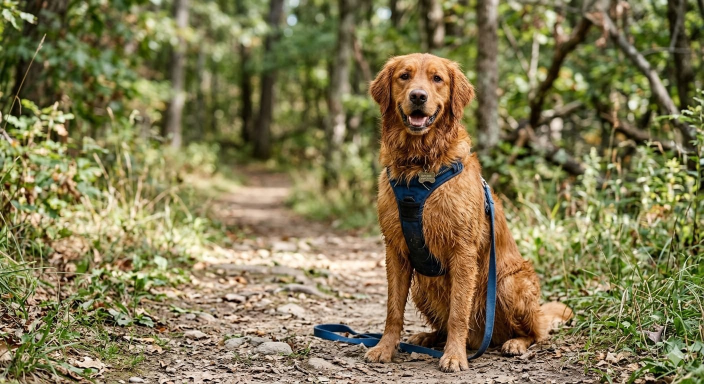
#> input picture samples/fake/alpha-dog.jpg, 1408 x 768 px (shown at 1/2 size)
$ python -i detector.py   (imports and definitions only)
#> lines starting #> are read from the running program, lines starting #| are printed output that depends on the picture
#> further down, picture is the input picture: PIL image 1408x768 RGB; mean R, G, B 129.3, 120.9, 81.2
"""Classical deepfake / AI-image detector.

Seven independent signals, no learned models. Each returns a score in
[0, 1] where higher = more synthetic-looking.

Original signals:
  fft_score         - radial power-spectrum residual (upsampler artifacts)
  ela_score         - JPEG re-save error coefficient of variation
  benford_score     - chi-squared distance from Benford on DCT first digits

Advanced signals:
  cfa_score         - absence of Bayer / color-filter-array demosaicing trace
  wavelet_score     - kurtosis anomaly in Haar DWT detail sub-bands
  jpeg_ghost_score  - block-wise minimum-error quality inconsistency (Farid 2009)
  noise_score       - autocorrelation of high-pass residual at unit lags
"""

from __future__ import annotations

import io
import numpy as np
from PIL import Image


# --------------------------------------------------------------------------- #
# helpers
# --------------------------------------------------------------------------- #


def _grayscale(img: Image.Image) -> np.ndarray:
    return np.asarray(img.convert("L"), dtype=np.float32)


def _center_square(a: np.ndarray) -> np.ndarray:
    h, w = a.shape
#> h = 768; w = 1408
    s = min(h, w)
#> s = 768
    return a[(h - s) // 2 : (h - s) // 2 + s, (w - s) // 2 : (w - s) // 2 + s]
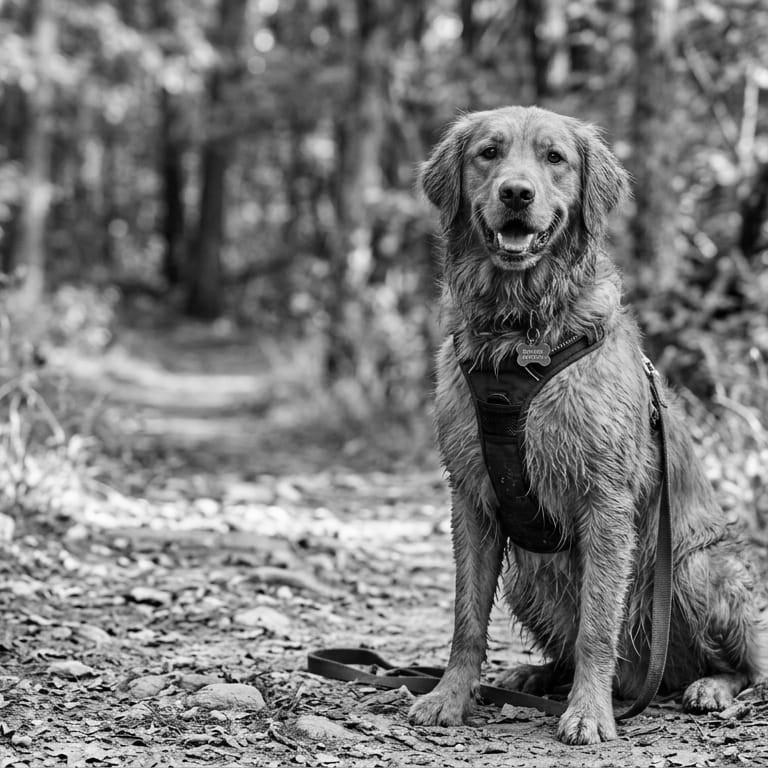
#> returned value: shape (768, 768) float32; min 0, max 254, mean 120.9


def _dct_matrix(n: int) -> np.ndarray:
    k = np.arange(n).reshape(-1, 1)
    j = np.arange(n).reshape(1, -1)
    m = np.cos(np.pi * (2 * j + 1) * k / (2 * n))
    m[0, :] *= 1.0 / np.sqrt(n)
    m[1:, :] *= np.sqrt(2.0 / n)
    return m


_DCT8 = _dct_matrix(8)


def _haar_dwt(g: np.ndarray) -> tuple[np.ndarray, np.ndarray, np.ndarray, np.ndarray]:
    h, w = g.shape
    h, w = h - h % 2, w - w % 2
    g = g[:h, :w]
    a, b = g[0::2, 0::2], g[0::2, 1::2]
    c, d = g[1::2, 0::2], g[1::2, 1::2]
    return ((a + b + c + d) / 2.0,   # LL
            (a + b - c - d) / 2.0,   # LH
            (a - b + c - d) / 2.0,   # HL
            (a - b - c + d) / 2.0)   # HH


# --------------------------------------------------------------------------- #
# original signals
# --------------------------------------------------------------------------- #


def fft_score(img: Image.Image) -> float:
    g = _center_square(_grayscale(img))
    s = g.shape[0]
#> s = 768
    if s < 32:
        return 0.5

    spectrum = np.log1p(np.abs(np.fft.fftshift(np.fft.fft2(g))))
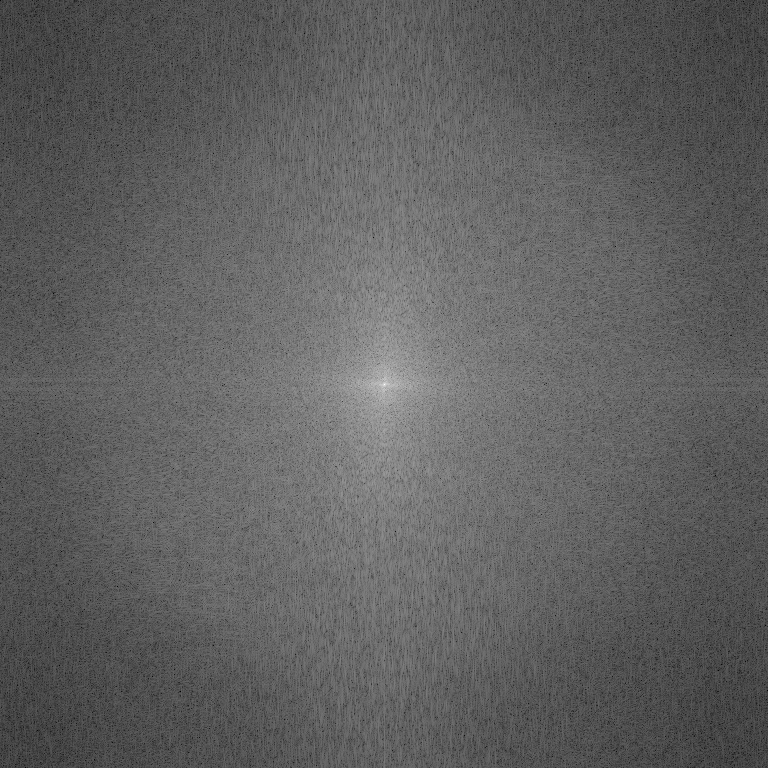
#> spectrum: shape (768, 768) float64; min 2.75, max 18.08, mean 8.55; drawn with min black and max white
    cy = cx = s // 2
#> cy = 384; cx = 384
    y, x = np.indices((s, s))
    r = np.hypot(x - cx, y - cy).astype(np.int32)
    radial = np.bincount(r.ravel(), spectrum.ravel()) / np.maximum(np.bincount(r.ravel()), 1)
#> radial = 544 values, max 18.08 at index 0, min 3.33 at index 543, mean 8.88

    hi = radial[len(radial) // 2 :]
#> hi = 272 values, max 8.83 at index 0, min 3.33 at index 271, mean 7.55
    rr = np.log1p(np.arange(len(hi)))
#> rr = 272 values from 0 to 5.61
    trend = np.polyval(np.polyfit(rr, hi, 1), rr)
#> trend = 272 values, max 10.44 at index 0, min 6.94 at index 271, mean 7.55
    residual = hi - trend
#> residual = 272 values, max 0.329 at index 103, min -3.6 at index 271, mean -2.68e-15
    score = float(np.std(residual) / (np.std(hi) + 1e-8))
#> score = 0.487
    return float(np.clip(score, 0.0, 1.0))


def ela_map(img: Image.Image, quality: int = 90) -> np.ndarray:
    """Per-pixel Error Level Analysis field, ``(H, W, 3)`` float32.

    The absolute difference between the image and a re-save at ``quality``.
    Regions with a different compression history light up. :func:`ela_score`
    collapses this to one number; :mod:`explain` renders it as a heatmap.
    """
#> called with quality = 90
    rgb = img.convert("RGB")
    buf = io.BytesIO()
    rgb.save(buf, "JPEG", quality=quality)
    buf.seek(0)
    resaved = Image.open(buf)
    return np.abs(np.asarray(rgb, dtype=np.float32) - np.asarray(resaved, dtype=np.float32))
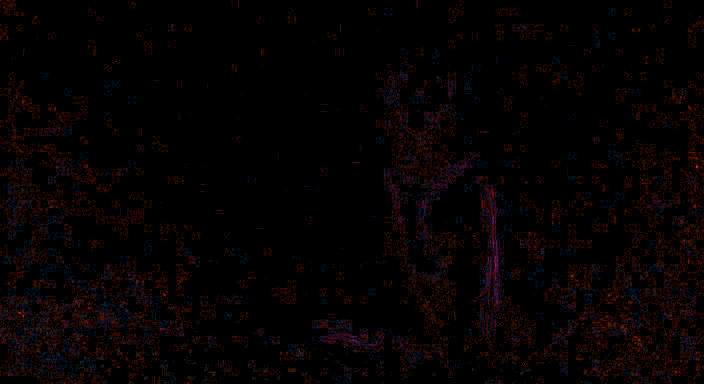
#> returned value: shape (768, 1408, 3) float32 (shown at 1/2 size); mean of channels 0, 1, 2 0.0838, 0.0851, 0.237; drawn with min black and max white


def ela_score(img: Image.Image, quality: int = 90) -> float:
    diff = ela_map(img, quality=quality)
    mean = float(diff.mean())
#> mean = 0.135
    std = float(diff.std())
#> std = 0.464
    return std / (mean + std + 1e-6)


def benford_score(img: Image.Image) -> float:
    g = _grayscale(img)
    h, w = g.shape
#> h = 768; w = 1408
    h8, w8 = h - h % 8, w - w % 8
#> h8 = 768; w8 = 1408
    if h8 == 0 or w8 == 0:
        return 0.5
    g = g[:h8, :w8] - 128.0

    blocks = g.reshape(h8 // 8, 8, w8 // 8, 8).swapaxes(1, 2)
    coeffs = _DCT8 @ blocks @ _DCT8.T

    ac = np.abs(coeffs.reshape(-1, 64)[:, 1:]).ravel()
    ac = ac[ac >= 1.0]
    if ac.size == 0:
        return 0.5

    first = (ac / 10.0 ** np.floor(np.log10(ac))).astype(np.int32)
    observed = np.bincount(first, minlength=10)[1:10].astype(np.float64)
#> observed = [81300, 40340, 25019, 16850, 18116, 16894, 9060, 14177, 13124]
    observed /= observed.sum()
#> observed = [0.346, 0.172, 0.107, 0.0717, 0.0771, 0.0719, 0.0386, 0.0604, 0.0559]
    expected = np.log10(1.0 + 1.0 / np.arange(1, 10))
    chi2 = float(((observed - expected) ** 2 / expected).sum())
#> chi2 = 0.0269
    return float(np.clip(chi2 / 0.5, 0.0, 1.0))


# --------------------------------------------------------------------------- #
# advanced signals
# --------------------------------------------------------------------------- #


def cfa_score(img: Image.Image) -> float:
    """CFA / Bayer demosaicing trace.

    Camera images are demosaiced from a single-sensor Bayer pattern, which
    leaves a 2x2 periodic structure in the prediction residual: pixels in
    different positions of each 2x2 sub-grid have systematically different
    variance. Synthetic images, having never been demosaiced, show roughly
    uniform variance across the four sub-grids. Score = exp(-3 * mean
    coefficient-of-variation across channels) — uniform sub-grid variance
    pushes the score toward 1 (synthetic).
    """
    rgb = np.asarray(img.convert("RGB"), dtype=np.float32)
    h, w, _ = rgb.shape
#> h = 768; w = 1408
    if h < 16 or w < 16:
        return 0.5
    h, w = h - h % 2, w - w % 2
    rgb = rgb[:h, :w]

    asyms = []
    for c in range(3):
        ch = rgb[:, :, c]
        pred = (ch[:-2, 1:-1] + ch[2:, 1:-1] + ch[1:-1, :-2] + ch[1:-1, 2:]) / 4.0
        res = ch[1:-1, 1:-1] - pred
        h2, w2 = res.shape
        h2, w2 = h2 - h2 % 2, w2 - w2 % 2
        res = res[:h2, :w2]
        v = np.array([
            res[0::2, 0::2].var(),
            res[0::2, 1::2].var(),
            res[1::2, 0::2].var(),
            res[1::2, 1::2].var(),
        ])
        asyms.append(v.std() / (v.mean() + 1e-8))
#> this loop made 3 passes
#> v on passes 1 to 3: [71.26, 72.09, 76.39, 75.69], [71.05, 71.87, 76.15, 75.42], [69.94, 70.79, 75.04, 74.32]
#> pass 1, in cfa_score, `res = ch[1:-1, 1:-1] - pred`:
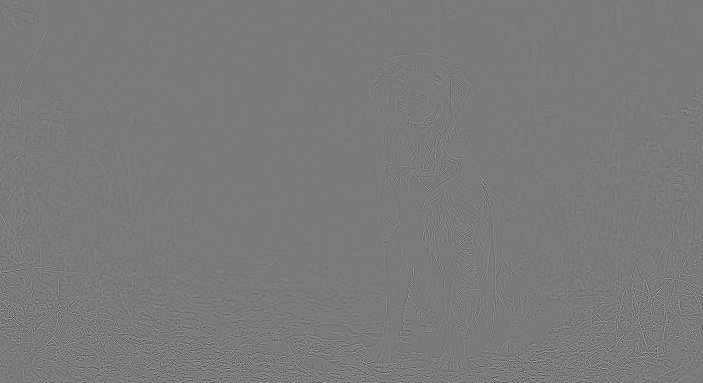
#> res: shape (766, 1406) float32 (shown at 1/2 size); min -95.25, max 102.5, mean 0; drawn with min black and max white
#> after the loop, asyms = [0.03, 0.0299, 0.0302]
    return float(np.clip(np.exp(-3.0 * float(np.mean(asyms))), 0.0, 1.0))


def wavelet_score(img: Image.Image) -> float:
    """Haar-DWT detail-band kurtosis anomaly.

    Natural-image wavelet detail coefficients are heavy-tailed: kurtosis in
    LH/HL/HH typically lands in 8-30 (Mallat, Field). Synthetic images
    often have less heavy tails, with kurtosis closer to Gaussian (3).
    Score maps low average kurtosis to high synthetic-likelihood.
    """
    g = _grayscale(img)
    if min(g.shape) < 16:
        return 0.5
    _, lh, hl, hh = _haar_dwt(g)
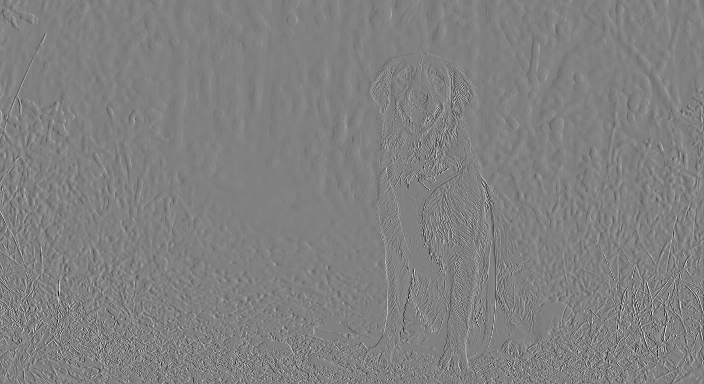
#> hl: shape (384, 704) float32; min -158.5, max 155.5, mean 0; drawn with min black and max white
    kurts = []
    for band in (lh, hl, hh):
        b = band.ravel() - band.mean()
        std = b.std() + 1e-8
        kurts.append((b ** 4).mean() / std ** 4)
#> this loop made 3 passes
#> std on passes 1 to 3: 17.57, 14.56, 6.09
#> after the loop, kurts = [14.96, 11.9, 21.45]
    avg_kurt = float(np.mean(kurts))
#> avg_kurt = 16.1
    return float(np.clip(1.0 - (avg_kurt - 3.0) / 20.0, 0.0, 1.0))


JPEG_GHOST_QUALITIES = (60, 70, 80, 90)


def jpeg_ghost_field(
    img: Image.Image,
    qualities: tuple[int, ...] = JPEG_GHOST_QUALITIES,
    block: int = 16,
) -> np.ndarray | None:
    """Per-block best-fit-quality index field (Farid 2009), or None if too small.

    Shape ``(H//block, W//block)``; each cell holds the *index into*
    ``qualities`` whose re-encoding minimises that block's squared error.
    :func:`jpeg_ghost_score` reduces this to its spatial standard deviation;
    :mod:`explain` renders the field itself, which is where the forensic
    information actually lives.
    """
#> called with qualities = (60, 70, 80, 90), block = 16
    rgb = np.asarray(img.convert("RGB"), dtype=np.float32)
    h, w, _ = rgb.shape
#> h = 768; w = 1408
    h, w = h - h % block, w - w % block
    if h < block * 2 or w < block * 2:
        return None
    rgb = rgb[:h, :w]

    errors = []
    for q in qualities:
        buf = io.BytesIO()
        Image.fromarray(rgb.astype(np.uint8)).save(buf, "JPEG", quality=q)
        buf.seek(0)
        re = np.asarray(Image.open(buf), dtype=np.float32)
        diff = (rgb - re) ** 2
        err = diff.reshape(h // block, block, w // block, block, 3).mean(axis=(1, 3, 4))
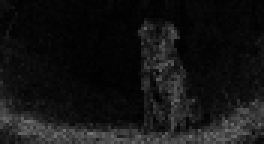
#> err: shape (48, 88) float32 (shown 3 times larger); min 0.975, max 118.5, mean 20.3
        errors.append(err)
    return np.stack(errors, axis=0).argmin(axis=0).astype(np.float32)
#> returned value: shape (48, 88) float32; every value is 3


def jpeg_ghost_score(
    img: Image.Image,
    qualities: tuple[int, ...] = JPEG_GHOST_QUALITIES,
    block: int = 16,
) -> float:
    """JPEG ghost (Farid 2009): re-encode at multiple qualities, measure
    spatial inconsistency in which quality minimizes block error.

    A single-source image: the quality-of-best-fit field is roughly
    constant across blocks. A spliced or generated image: different blocks
    pick different qualities, so the index field has high spatial variance.
    """
    min_q_idx = jpeg_ghost_field(img, qualities=qualities, block=block)
    if min_q_idx is None:
        return 0.5
    max_std = (len(qualities) - 1) / 2.0
#> max_std = 1.5
    return float(np.clip(min_q_idx.std() / max(max_std, 1e-8), 0.0, 1.0))


def noise_score(img: Image.Image) -> float:
    """High-pass residual autocorrelation at unit lags.

    Sensor noise that survives a real ISP is approximately spatially
    uncorrelated. Synthetic-image residuals from upsampler stacks often
    carry pixel-to-pixel correlation. Compute residual = image - 3x3 mean,
    then average |r(1,0)|, |r(0,1)|, |r(1,1)|.
    """
    g = _grayscale(img)
    h, w = g.shape
#> h = 768; w = 1408
    if min(h, w) < 16:
        return 0.5

    blur = (g[:-2, :-2] + g[:-2, 1:-1] + g[:-2, 2:] +
            g[1:-1, :-2] + g[1:-1, 1:-1] + g[1:-1, 2:] +
            g[2:, :-2] + g[2:, 1:-1] + g[2:, 2:]) / 9.0
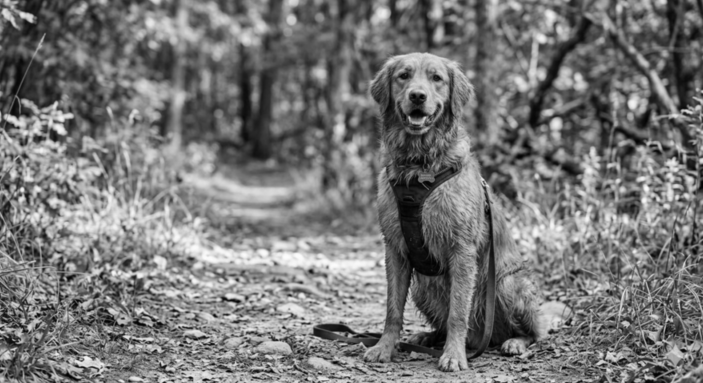
#> blur: shape (766, 1406) float32 (shown at 1/2 size); min 0.667, max 253.2, mean 118.9
    res = g[1:-1, 1:-1] - blur
    res = res - res.mean()
    var = res.var() + 1e-8
#> var = 95.53

    a = res[:-1, :-1]
#> a: shape (765, 1405) float32
    rh = float(abs((a * res[:-1, 1:]).mean()) / var)
#> rh = 0.447
    rv = float(abs((a * res[1:, :-1]).mean()) / var)
#> rv = 0.192
    rd = float(abs((a * res[1:, 1:]).mean()) / var)
#> rd = 0.0121
    avg_corr = (rh + rv + rd) / 3.0
#> avg_corr = 0.217
    return float(np.clip(avg_corr * 3.0, 0.0, 1.0))


# --------------------------------------------------------------------------- #
# combiner
# --------------------------------------------------------------------------- #


SIGNAL_NAMES = ("fft", "ela", "benford", "cfa", "wavelet", "jpeg_ghost", "noise")
DEFAULT_WEIGHTS = (0.20, 0.10, 0.20, 0.15, 0.10, 0.10, 0.15)


def all_scores(img: Image.Image) -> dict[str, float]:
    return {
        "fft": fft_score(img),
        "ela": ela_score(img),
        "benford": benford_score(img),
        "cfa": cfa_score(img),
        "wavelet": wavelet_score(img),
        "jpeg_ghost": jpeg_ghost_score(img),
        "noise": noise_score(img),
    }


def detect(img: Image.Image, weights: tuple[float, ...] = DEFAULT_WEIGHTS) -> dict:
    s = all_scores(img)
    combined = float(sum(w * s[name] for w, name in zip(weights, SIGNAL_NAMES)))
    return {**s, "combined": combined, "verdict": "synthetic" if combined > 0.5 else "real"}

>>> from PIL import Image
>>> picture = Image.open('samples/fake/alpha-dog.jpg')
>>> result = all_scores(picture)
#> result = {'fft': 0.487, 'ela': 0.774, 'benford': 0.0539, 'cfa': 0.914, 'wavelet': 0.345, 'jpeg_ghost': 0, 'noise': 0.65}
